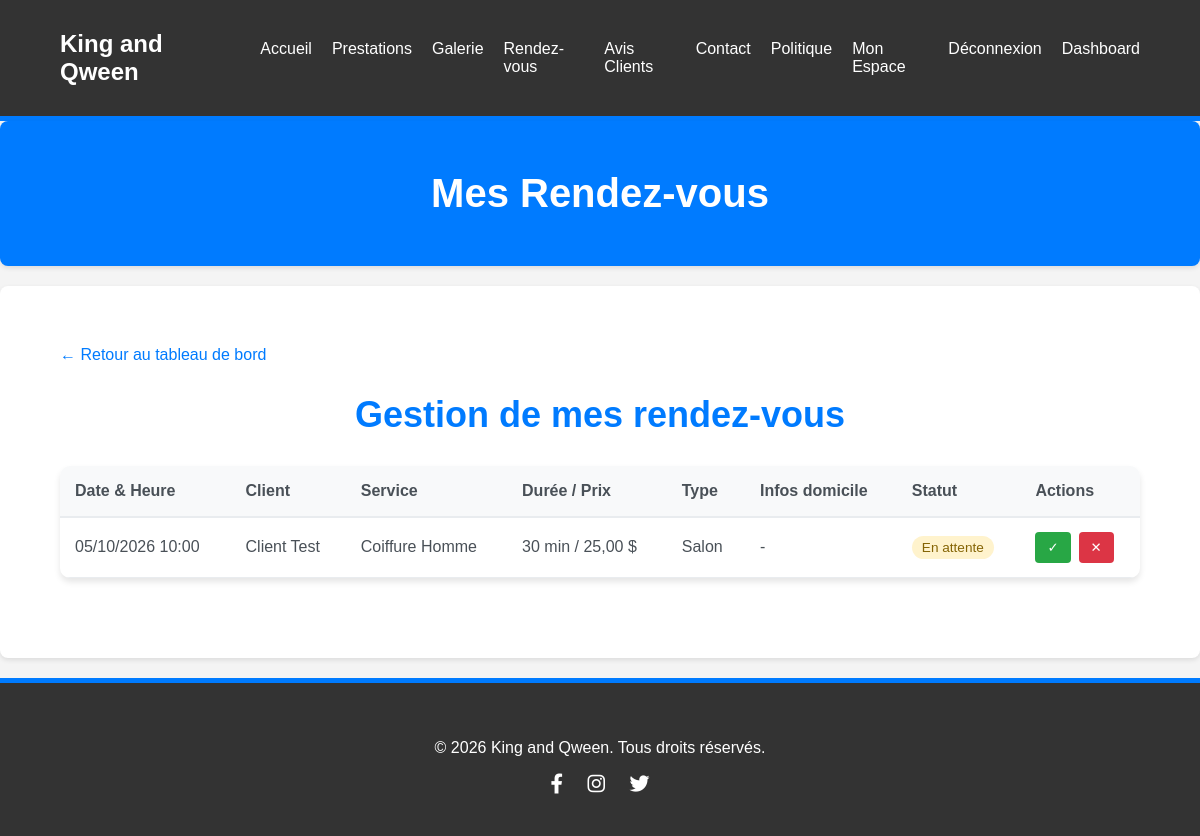
The page /backend/coiffeur_rendezvous.php (signed in) on the database its author committed.
### tables this page shows
CREATE TABLE `rendezvous` (
  `id` int(11) NOT NULL AUTO_INCREMENT,
  `client_id` int(11) NOT NULL,
  `coiffeur_id` int(11) NOT NULL,
  `service_id` int(11) NOT NULL,
  `date_heure` datetime NOT NULL,
  `date_heure_fin` datetime DEFAULT NULL,
  `duree_minutes_snapshot` int(11) NOT NULL DEFAULT 30,
  `prix_final` decimal(10,2) DEFAULT NULL,
  `type_prestation` enum('domicile','salon') NOT NULL DEFAULT 'salon',
  `adresse_domicile` text DEFAULT NULL,
  `telephone` varchar(30) DEFAULT NULL,
  `statut` enum('pending','confirmed','cancelled_by_client','cancelled_by_coiffeur','completed') NOT NULL DEFAULT 'pending',
  `motif_annulation` text DEFAULT NULL,
  `created_at` datetime DEFAULT CURRENT_TIMESTAMP,
  `updated_at` datetime DEFAULT CURRENT_TIMESTAMP ON UPDATE CURRENT_TIMESTAMP,
  PRIMARY KEY (`id`),
  KEY `idx_rdv_client_date` (`client_id`, `date_heure`),
  KEY `idx_rdv_coiffeur_date` (`coiffeur_id`, `date_heure`),
  KEY `idx_rdv_service` (`service_id`),
  KEY `idx_rdv_date_heure` (`date_heure`),
  KEY `idx_rdv_statut` (`statut`),
  CONSTRAINT `fk_rdv_client` FOREIGN KEY (`client_id`) REFERENCES `users`(`id`) ON DELETE CASCADE,
  CONSTRAINT `fk_rdv_coiffeur` FOREIGN KEY (`coiffeur_id`) REFERENCES `coiffeurs`(`id`) ON DELETE CASCADE,
  CONSTRAINT `fk_rdv_service` FOREIGN KEY (`service_id`) REFERENCES `services`(`id`) ON DELETE CASCADE
);

CREATE TABLE `users` (
  `id` int(11) NOT NULL AUTO_INCREMENT,
  `username` varchar(255) NOT NULL,
  `email` varchar(255) NOT NULL UNIQUE,
  `password` varchar(255) NOT NULL,
  `role` enum('client','coiffeur','admin') NOT NULL DEFAULT 'client',
  `reset_token` varchar(100) DEFAULT NULL,
  `reset_token_expiry` datetime DEFAULT NULL,
  `failed_login_attempts` int(11) NOT NULL DEFAULT 0,
  `locked_until` datetime DEFAULT NULL,
  `created_at` datetime DEFAULT CURRENT_TIMESTAMP,
  `updated_at` datetime DEFAULT CURRENT_TIMESTAMP ON UPDATE CURRENT_TIMESTAMP,
  PRIMARY KEY (`id`),
  KEY `idx_users_role` (`role`),
  KEY `idx_users_reset_token` (`reset_token`)
);

CREATE TABLE `services` (
  `id` int(11) NOT NULL AUTO_INCREMENT,
  `nom` varchar(255) NOT NULL,
  `description` text,
  `prix_depart` decimal(10,2) NOT NULL,
  `duree_minutes` int(11) NOT NULL DEFAULT 30,
  `prix_discutable` tinyint(1) DEFAULT 0,
  `created_at` datetime DEFAULT CURRENT_TIMESTAMP,
  PRIMARY KEY (`id`),
  CONSTRAINT `chk_services_prix` CHECK (`prix_depart` >= 0),
  CONSTRAINT `chk_services_duree` CHECK (`duree_minutes` > 0)
);

### backend/coiffeur_rendezvous.php (the view, shortened to what this page needs)
<?php
require_once __DIR__ . "/../includes/db.php";
$coiffeur_id = (int) $_SESSION["user_id"];
$sql_coiffeur = "SELECT id FROM coiffeurs WHERE user_id = ? LIMIT 1";
$stmt_profile = $mysqli->prepare($sql_coiffeur);
$stmt_profile->bind_param("i", $coiffeur_id);
$stmt_profile->execute();
$result_profile = $stmt_profile->get_result();
$coiffeur_profile = $result_profile->fetch_assoc();
$coiffeur_profile_id = (int) $coiffeur_profile['id'];
$sql = "SELECT r.id, r.date_heure, r.type_prestation, r.statut, r.adresse_domicile, r.telephone,
               COALESCE(r.duree_minutes_snapshot, s.duree_minutes, 30) AS duree_minutes,
               COALESCE(r.prix_final, s.prix_depart) AS prix_depart,
               u.username AS client_nom, s.nom AS service_nom
        FROM rendezvous r
        JOIN users u ON r.client_id = u.id
        JOIN services s ON r.service_id = s.id
        WHERE r.coiffeur_id = ?
        ORDER BY r.date_heure DESC";
$rendezvous = [];
if ($stmt = $mysqli->prepare($sql)) {
    $stmt->bind_param("i", $coiffeur_profile_id);
    $stmt->execute();
    $result = $stmt->get_result();
    while ($row = $result->fetch_assoc()) {
        $rendezvous[] = $row;
    }
}
include __DIR__ . "/../includes/header.php";
?>
<section class="page-title">
    <div class="container">
        <h1>Mes Rendez-vous</h1>
    </div>
</section>
<section class="coiffeur-rendezvous">
    <div class="container">
        <a href="<?php echo BASE_URL; ?>backend/coiffeur_dashboard.php" class="btn-back">← Retour au tableau de bord</a>
        <h2>Gestion de mes rendez-vous</h2>
        <?php if (empty($rendezvous)): ?>
            <p>Aucun rendez-vous trouvé.</p>
        <?php else: ?>
            <div class="modern-table-container">
                <table class="modern-table">
                    <thead>
                        <tr>
                            <th>Date &amp; Heure</th>
                            <th>Client</th>
                            <th>Service</th>
                            <th>Durée / Prix</th>
                            <th>Type</th>
                            <th>Infos domicile</th>
                            <th>Statut</th>
                            <th>Actions</th>
                        </tr>
                    </thead>
                    <tbody>
                        <?php foreach ($rendezvous as $rdv): ?>
                            <tr>
                                <td data-label="Date & Heure"><?php echo date("d/m/Y H:i", strtotime($rdv["date_heure"])); ?></td>
                                <td data-label="Client"><?php echo htmlspecialchars($rdv["client_nom"]); ?></td>
                                <td data-label="Service"><?php echo htmlspecialchars($rdv["service_nom"]); ?></td>
                                <td data-label="Durée / Prix"><?php echo (int) $rdv["duree_minutes"]; ?> min / <?php echo number_format((float) $rdv["prix_depart"], 2, ',', ' '); ?> $</td>
                                <td data-label="Type"><?php echo htmlspecialchars(ucfirst($rdv["type_prestation"])); ?></td>
                                <td data-label="Infos domicile">
                                    <?php if ($rdv["type_prestation"] === 'domicile'): ?>
                                        <button type="button" class="btn-details"
                                                data-adresse="<?php echo htmlspecialchars($rdv['adresse_domicile'] ?? ''); ?>"
                                                data-telephone="<?php echo htmlspecialchars($rdv['telephone'] ?? ''); ?>">
                                            Voir détails
                                        </button>
                                    <?php else: ?>
                                        -
                                    <?php endif; ?>
                                </td>
                                <td data-label="Statut">
                                    <span class="status-badge status-<?php echo htmlspecialchars($rdv["statut"]); ?>">
                                        <?php
                                        switch ($rdv["statut"]) {
                                            case 'pending': echo 'En attente'; break;
                                        }
                                        ?>
                                    </span>
                                </td>
                                <td data-label="Actions" class="actions-cell">
                                    <?php if ($rdv["statut"] === "pending"): ?>
                                        <div class="action-buttons">
                                            <form method="post">
                                                <button type="submit" class="btn-action btn-confirm" title="Confirmer">✓</button>
                                            </form>
                                            <form method="post" onsubmit="return confirm('Confirmer l\'annulation de ce rendez-vous ?');">
                                                <button type="submit" class="btn-action btn-cancel" title="Annuler">✕</button>
                                            </form>
                                        </div>
                                    <?php else: ?>
                                        -
                                    <?php endif; ?>
                                </td>
                            </tr>
                        <?php endforeach; ?>
                    </tbody>
                </table>
            </div>
        <?php endif; ?>
    </div>
</section>
<?php include __DIR__ . "/../includes/footer.php"; ?>

### assets/css/style.css (style rules this page uses)
body { font-family: Arial, sans-serif; margin: 0; padding: 0; background-color: #f4f4f4; color: #333; }
.container { width: 90%; max-width: 1200px; margin: 0 auto; padding: 20px 0; }
a { color: #007bff; text-decoration: none; }
section { padding: 40px 0; background-color: white; margin-bottom: 20px; border-radius: 8px; box-shadow: 0 2px 5px rgba(0,0,0,0.1); }
section h2 { text-align: center; margin-bottom: 30px; font-size: 36px; color: #007bff; }
.status-pending { color: orange; font-weight: bold; }
.page-title { background-color: #007bff; color: white; padding: 30px 0; margin-bottom: 20px; text-align: center; border-radius: 8px; }
.page-title h1 { margin: 0; font-size: 40px; }

### backend/coiffeur_rendezvous.php (style rules this page uses)
.modern-table-container { overflow-x: auto; border-radius: 10px; box-shadow: 0 4px 6px rgba(0,0,0,0.1); margin: 20px 0; }
.modern-table { width: 100%; border-collapse: collapse; min-width: 800px; }
.modern-table th { background-color: #f8f9fa; padding: 16px 15px; text-align: left; font-weight: 600; color: #495057; border-bottom: 2px solid #e9ecef; }
.modern-table td { padding: 14px 15px; border-bottom: 1px solid #e9ecef; color: #495057; }
.status-badge { display: inline-block; padding: 4px 10px; border-radius: 12px; font-size: 0.85em; font-weight: 500; }
.status-pending { background: #fff3cd; color: #856404; }
.actions-cell { white-space: nowrap; }
.action-buttons { display: flex; gap: 8px; }
.btn-action { border: none; border-radius: 4px; padding: 8px 12px; cursor: pointer; font-weight: 500; transition: all 0.2s; }
.btn-confirm { background: #28a745; color: white; }
.btn-cancel { background: #dc3545; color: white; }

### rows shown on the page
rendezvous: date_heure "05/10/2026 10:00", client.username "Client Test", service.nom "Coiffure Homme", duree_minutes "30", prix_depart "25,00", type_prestation "Salon", statut "En attente"
